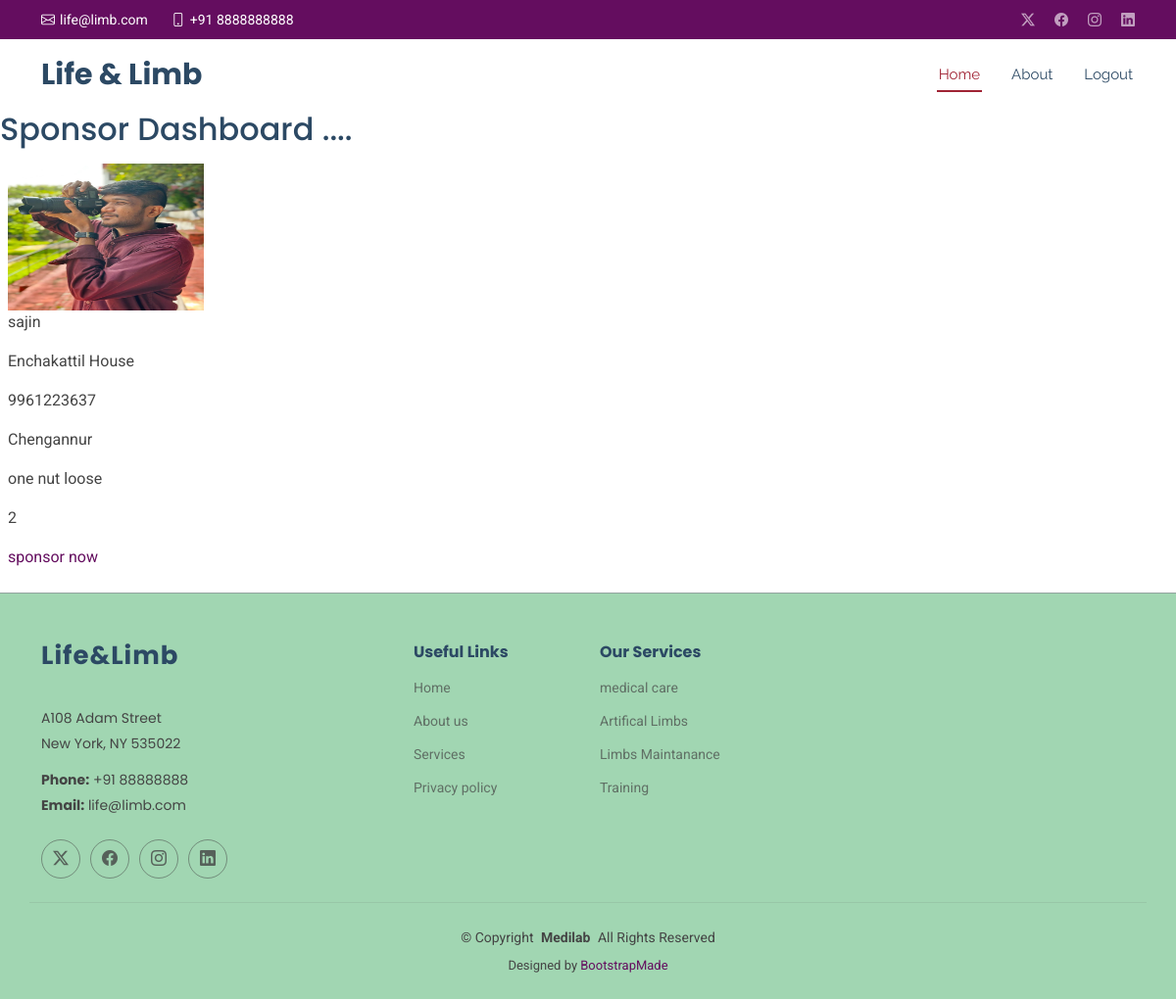
The page /spoboard/ on the database as committed earlier.
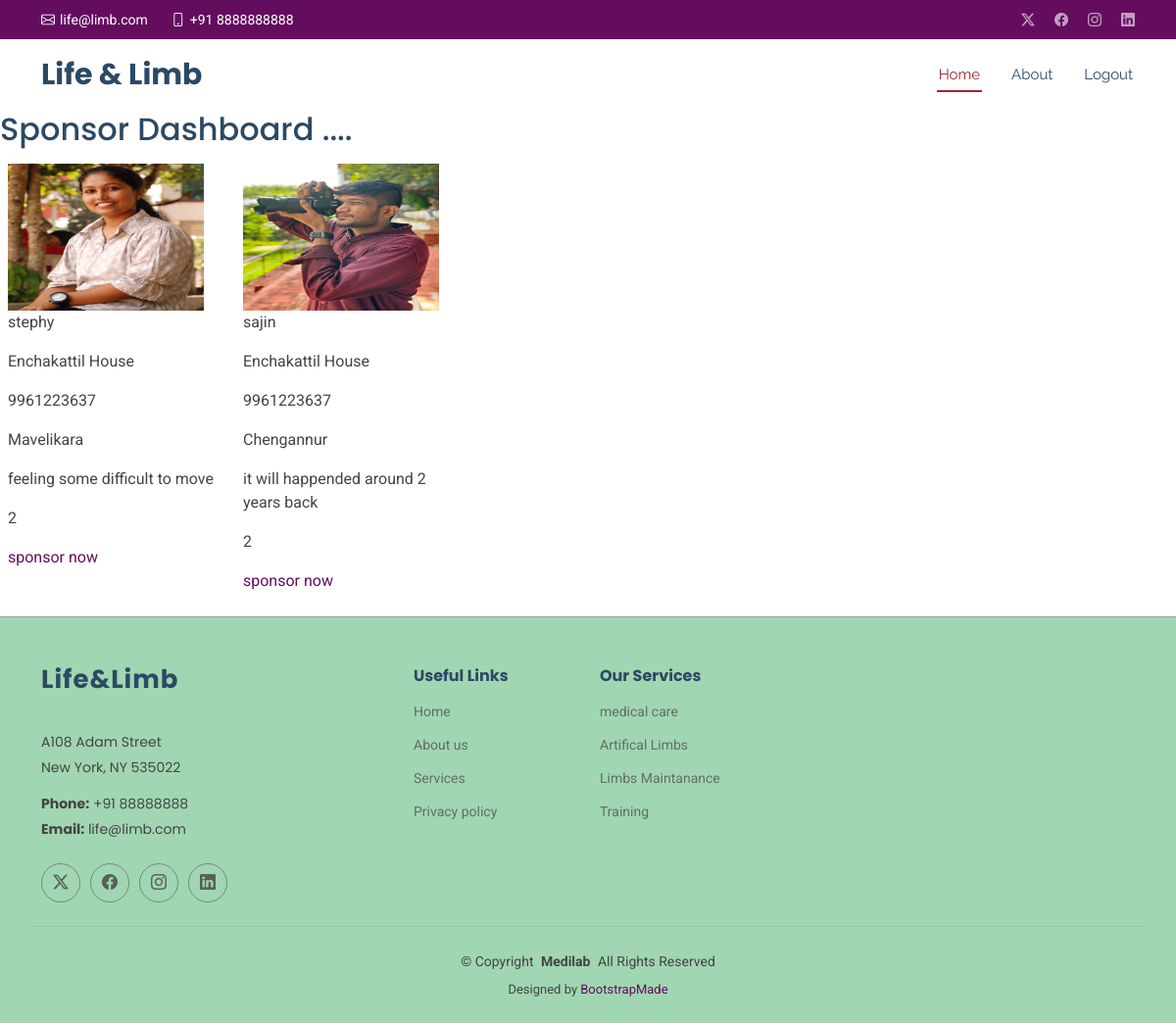
The same page on the database as committed later.
### appname/models.py (models this page shows, shortened)
class UserDetail(models.Model):
    patient=models.OneToOneField(User,on_delete=models.CASCADE,null=True)
    is_patient=models.BooleanField(default=True)
    uaddress = models.CharField(max_length=50,null=True)
    umobile_no = models.BigIntegerField(null=True)
    ulocation = models.CharField(max_length=50,null=True)
    uphoto = models.ImageField( upload_to="pics",blank=True,null=True)
    description = models.CharField( max_length=100)
    no_year = models.IntegerField()
    is_approved= models.BooleanField(default=False)

### appname/views.py (the view)
# urls.py: path('spoboard/',spoboard,name="sponsor_dashboard"),
def spoboard(request):
    obj=UserDetail.objects.all()
    context={
    'obj':obj,
    }
    return render(request,'appname/spoboard.html',context)

### appname/templates/appname/spoboard.html (shortened to what this page needs)
{% extends "appname/_base.html" %}
{% load static %}
{% block navbar%}
    <nav id="navmenu" class="navmenu">
      <ul>
        <li><a href="#hero" class="active">Home<br></a></li>
        <li><a href="{% url 'sponsored' %}">About</a></li>
        <li><a href="{% url 'logout' %}">Logout </a></li>
      </ul>
    </nav>
    {%endblock%}
{%block content%}
    <h2>
        Sponsor  Dashboard ....
    </h2>
<div class="d-flex flex-row bd-highlight mb-3">
    {% for  i in obj %}
    {% if i.is_approved %}
    <div class="p-2 bd-highlight" style="width: 15rem;">
        <i><img src="{{i.uphoto.url}}" alt="#" height="150" width="200" class="me-3"/></i>
          <p>{{i.patient}}</p>
          <p>{{i.uaddress}}</p>
          <p>{{i.umobile_no}}</p>
          <p>{{i.ulocation}}</p>
          <p>{{i.description}}</p>
          <p>{{i.no_year}}</p>
          <a class="read_more" href="{% url 'pay' i.patient i.uaddress i.umobile_no i.ulocation %}">sponsor now</a>
    </div>
    {%endif%}
    {% endfor %}
</div>
{% endblock %}

### appname/templates/appname/_base.html (shortened to what this page needs)
{% load static %}
<!DOCTYPE html>
<html lang="en">
<head>
  <link href="{% static 'assets/vendor/bootstrap/css/bootstrap.min.css' %}" rel="stylesheet">
  <link href="{% static 'assets/vendor/bootstrap-icons/bootstrap-icons.css' %}" rel="stylesheet">
  <link href="{% static 'assets/vendor/aos/aos.css' %}" rel="stylesheet">
  <link href="{% static 'assets/vendor/fontawesome-free/css/all.min.css' %}" rel="stylesheet">
  <link href="{% static 'assets/vendor/glightbox/css/glightbox.min.css' %}" rel="stylesheet">
  <link href="{% static 'assets/vendor/swiper/swiper-bundle.min.css' %}" rel="stylesheet">
  <link href="{% static 'assets/css/main.css' %}" rel="stylesheet">
</head>
<body class="index-page">
  <header id="header" class="header sticky-top">
    <div class="topbar d-flex align-items-center">
      <div class="container d-flex justify-content-center justify-content-md-between">
        <div class="contact-info d-flex align-items-center">
          <i class="bi bi-envelope d-flex align-items-center"><a href="mailto:contact@example.com">life@limb.com</a></i>
          <i class="bi bi-phone d-flex align-items-center ms-4"><span>+91 8888888888</span></i>
        </div>
        <div class="social-links d-none d-md-flex align-items-center">
          <a href="#" class="twitter"><i class="bi bi-twitter-x"></i></a>
          <a href="#" class="facebook"><i class="bi bi-facebook"></i></a>
          <a href="#" class="instagram"><i class="bi bi-instagram"></i></a>
          <a href="#" class="linkedin"><i class="bi bi-linkedin"></i></a>
        </div>
      </div>
    </div>
    <div class="branding d-flex align-items-center">
      <div class="container position-relative d-flex align-items-center justify-content-between">
        <a href="index.html" class="logo d-flex align-items-center me-auto">
          <h1 class="sitename">Life & Limb</h1>
        </a>
          {% block navbar%}{%endblock%}
      </div>
    </div>
  </header>
    <header id="header" class="header sticky-top">
{%block content%}
 {% endblock %}
  <footer id="footer" class="footer light-background">
    <div class="container footer-top">
      <div class="row gy-4">
        <div class="col-lg-4 col-md-6 footer-about">
          <a href="index.html" class="logo d-flex align-items-center">
            <span class="sitename">Life&Limb</span>
          </a>
          <div class="footer-contact pt-3">
            <p>A108 Adam Street</p>
            <p>New York, NY 535022</p>
            <p class="mt-3"><strong>Phone:</strong> <span>+91 88888888</span></p>
            <p><strong>Email:</strong> <span>life@limb.com</span></p>
          </div>
          <div class="social-links d-flex mt-4">
            <a href=""><i class="bi bi-twitter-x"></i></a>
            <a href=""><i class="bi bi-facebook"></i></a>
            <a href=""><i class="bi bi-instagram"></i></a>
            <a href=""><i class="bi bi-linkedin"></i></a>
          </div>
        </div>
        <div class="col-lg-2 col-md-3 footer-links">
          <h4>Useful Links</h4>
          <ul>
            <li><a href="#">Home</a></li>
            <li><a href="#">About us</a></li>
            <li><a href="#">Services</a></li>
            <li><a href="#">Privacy policy</a></li>
          </ul>
        </div>
        <div class="col-lg-2 col-md-3 footer-links">
          <h4>Our Services</h4>
          <ul>
            <li><a href="#">medical care</a></li>
            <li><a href="#">Artifical Limbs</a></li>
            <li><a href="#">Limbs Maintanance</a></li>
            <li><a href="#">Training</a></li>
          </ul>
        </div>
      </div>
    </div>
    <div class="container copyright text-center mt-4">
      <p>© <span>Copyright</span> <strong class="px-1 sitename">Medilab</strong> <span>All Rights Reserved</span></p>
      <div class="credits">
        Designed by <a href="https://bootstrapmade.com/">BootstrapMade</a>
      </div>
    </div>
  </footer>
</body>
</html>

Rows that differ between the two databases and show on the page:
now on this page (row edited): UserDetail: uphoto (picture), patient "stephy", uaddress "Enchakattil House", umobile_no "9961223637", ulocation "Mavelikara", description "feeling some difficult to move", no_year "2"
changed UserDetail "Chengannur": description "one nut loose" → "it will happended around 2 years back"
